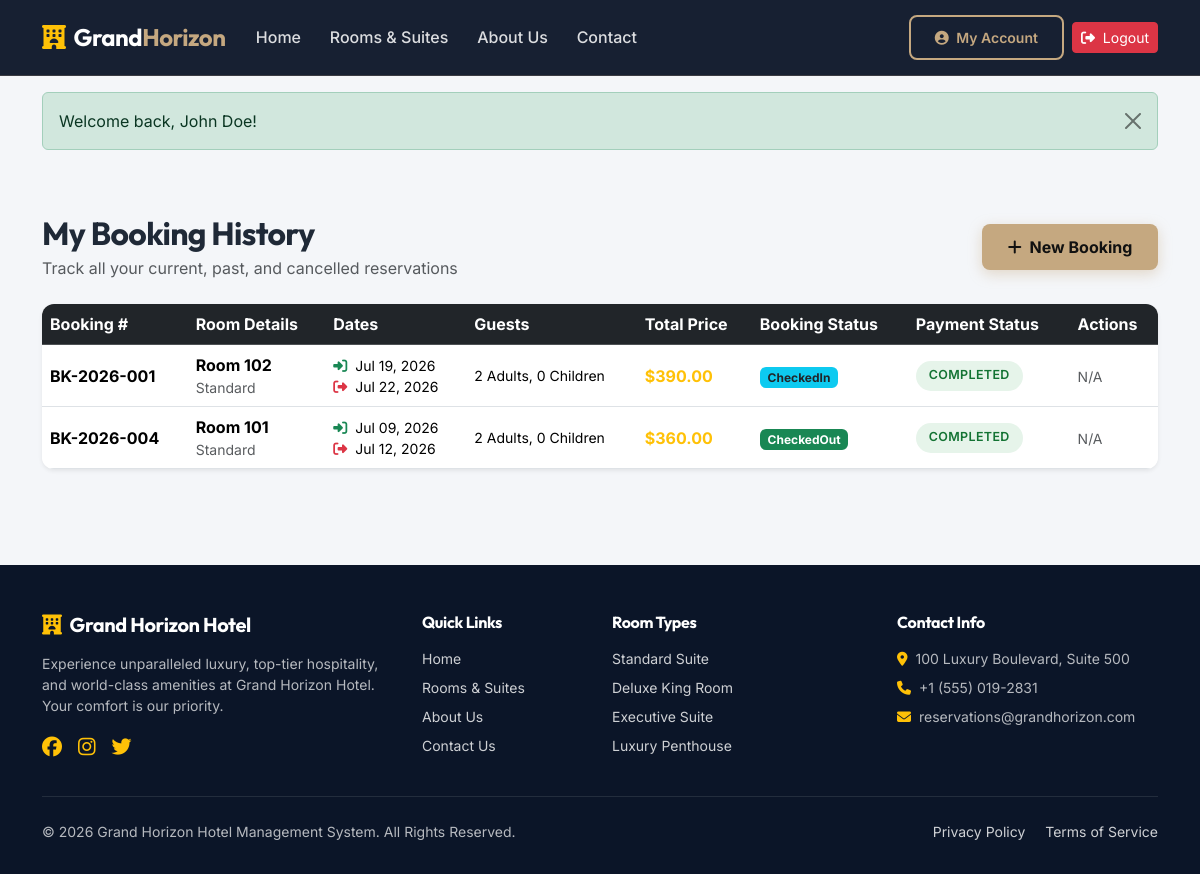
Screenshot of /customer/booking_history.php (signed in) with the database file from the repository.
### tables this page shows
CREATE TABLE IF NOT EXISTS `bookings` (
  `id` INT AUTO_INCREMENT PRIMARY KEY,
  `booking_no` VARCHAR(20) NOT NULL UNIQUE,
  `customer_id` INT NOT NULL,
  `room_id` INT NOT NULL,
  `check_in` DATE NOT NULL,
  `check_out` DATE NOT NULL,
  `adults` INT NOT NULL DEFAULT 1,
  `children` INT NOT NULL DEFAULT 0,
  `total_days` INT NOT NULL,
  `total_price` DECIMAL(10, 2) NOT NULL,
  `status` ENUM('Pending', 'Confirmed', 'CheckedIn', 'CheckedOut', 'Cancelled') DEFAULT 'Pending',
  `created_at` TIMESTAMP DEFAULT CURRENT_TIMESTAMP,
  `updated_at` TIMESTAMP DEFAULT CURRENT_TIMESTAMP ON UPDATE CURRENT_TIMESTAMP,
  FOREIGN KEY (`customer_id`) REFERENCES `users`(`id`) ON DELETE CASCADE,
  FOREIGN KEY (`room_id`) REFERENCES `rooms`(`id`) ON DELETE CASCADE
);

CREATE TABLE IF NOT EXISTS `rooms` (
  `id` INT AUTO_INCREMENT PRIMARY KEY,
  `room_number` VARCHAR(50) NOT NULL UNIQUE,
  `room_type` ENUM('Standard', 'Deluxe', 'Suite', 'Family', 'Luxury') NOT NULL,
  `price` DECIMAL(10, 2) NOT NULL,
  `capacity` INT NOT NULL DEFAULT 2,
  `floor_number` INT NOT NULL,
  `description` TEXT DEFAULT NULL,
  `image` VARCHAR(255) DEFAULT 'default_room.jpg',
  `status` ENUM('Available', 'Booked', 'Occupied', 'Maintenance') DEFAULT 'Available',
  `created_at` TIMESTAMP DEFAULT CURRENT_TIMESTAMP,
  `updated_at` TIMESTAMP DEFAULT CURRENT_TIMESTAMP ON UPDATE CURRENT_TIMESTAMP
);

CREATE TABLE IF NOT EXISTS `payments` (
  `id` INT AUTO_INCREMENT PRIMARY KEY,
  `booking_id` INT NOT NULL,
  `payment_no` VARCHAR(20) NOT NULL UNIQUE,
  `amount` DECIMAL(10, 2) NOT NULL,
  `payment_method` VARCHAR(50) NOT NULL DEFAULT 'Credit Card',
  `payment_status` ENUM('Pending', 'Completed', 'Refunded') DEFAULT 'Pending',
  `transaction_id` VARCHAR(100) DEFAULT NULL,
  `payment_date` DATETIME DEFAULT CURRENT_TIMESTAMP,
  FOREIGN KEY (`booking_id`) REFERENCES `bookings`(`id`) ON DELETE CASCADE
);

### includes/auth.php (called while the page is built, shortened)
<?php
require_once __DIR__ . '/db_connect.php';
function isLoggedIn() {
    return isset($_SESSION['user_id']) && !empty($_SESSION['user_id']);
}
function getUserRole() {
    return $_SESSION['role'] ?? null;
}
function isAdmin() {
    return isLoggedIn() && (getUserRole() === 'admin' || getUserRole() === 'staff');
}

### customer/booking_history.php (the view, shortened to what this page needs)
<?php
require_once __DIR__ . '/../includes/db_connect.php';
require_once __DIR__ . '/../includes/auth.php';
$user = getLoggedInUser($pdo);
$stmt = $pdo->prepare("SELECT b.*, r.room_number, r.room_type, p.payment_status, p.payment_method
    FROM bookings b
    JOIN rooms r ON b.room_id = r.id
    LEFT JOIN payments p ON p.booking_id = b.id
    WHERE b.customer_id = ?
    ORDER BY b.created_at DESC");
$stmt->execute([$user['id']]);
$bookings = $stmt->fetchAll();
require_once __DIR__ . '/../includes/header.php';
?>
<div class="container py-5">
    <div class="d-flex justify-content-between align-items-center mb-4">
        <div>
            <h2 class="fw-bold mb-1">My Booking History</h2>
            <p class="text-muted mb-0">Track all your current, past, and cancelled reservations</p>
        </div>
        <a href="make_booking.php" class="btn btn-accent fw-bold"><i class="fas fa-plus me-1"></i> New Booking</a>
    </div>
    <div class="card card-custom border-0 shadow-sm overflow-hidden">
        <div class="table-responsive">
            <table class="table table-hover align-middle mb-0">
                <thead class="table-dark">
                    <tr>
                        <th>Booking #</th>
                        <th>Room Details</th>
                        <th>Dates</th>
                        <th>Guests</th>
                        <th>Total Price</th>
                        <th>Booking Status</th>
                        <th>Payment Status</th>
                        <th>Actions</th>
                    </tr>
                </thead>
                <tbody>
                    <?php if (!empty($bookings)): ?>
                        <?php foreach ($bookings as $b): ?>
                            <?php
                                $b_status = $b['status'];
                                $badge_b = 'bg-secondary';
                                if ($b_status === 'CheckedIn') $badge_b = 'bg-info text-dark';
                                if ($b_status === 'CheckedOut') $badge_b = 'bg-success';
                                $p_status = $b['payment_status'] ?? 'Pending';
                                $badge_p = ($p_status === 'Completed') ? 'badge-completed' : 'badge-pending';
                            ?>
                            <tr>
                                <td><strong class="text-navy"><?= htmlspecialchars($b['booking_no']) ?></strong></td>
                                <td>
                                    <strong>Room <?= htmlspecialchars($b['room_number']) ?></strong>
                                    <span class="d-block small text-muted"><?= htmlspecialchars($b['room_type']) ?></span>
                                </td>
                                <td class="small">
                                    <div><i class="fas fa-sign-in-alt text-success me-1"></i> <?= date('M d, Y', strtotime($b['check_in'])) ?></div>
                                    <div><i class="fas fa-sign-out-alt text-danger me-1"></i> <?= date('M d, Y', strtotime($b['check_out'])) ?></div>
                                </td>
                                <td class="small"><?= $b['adults'] ?> Adults, <?= $b['children'] ?> Children</td>
                                <td><strong class="text-warning fs-6">$<?= number_format($b['total_price'], 2) ?></strong></td>
                                <td><span class="badge <?= $badge_b ?>"><?= htmlspecialchars($b['status']) ?></span></td>
                                <td><span class="badge-status <?= $badge_p ?>"><?= htmlspecialchars($p_status) ?></span></td>
                                <td>
                                    <?php if ($b['status'] === 'Pending'): ?>
                                        <a href="booking_history.php?cancel_id=<?= $b['id'] ?>" class="btn btn-sm btn-outline-danger" onclick="return confirm('Are you sure you want to cancel this booking?');">
                                            Cancel
                                        </a>
                                    <?php else: ?>
                                        <span class="text-muted small">N/A</span>
                                    <?php endif; ?>
                                </td>
                            </tr>
                        <?php endforeach; ?>
                    <?php else: ?>
                        <tr>
                            <td colspan="8" class="text-center py-4 text-muted">You have no reservation records yet.</td>
                        </tr>
                    <?php endif; ?>
                </tbody>
            </table>
        </div>
    </div>
</div>
<?php require_once __DIR__ . '/../includes/footer.php'; ?>

### includes/header.php (shortened to what this page needs)
<?php
require_once __DIR__ . '/db_connect.php';
require_once __DIR__ . '/auth.php';
$currentPage = basename($_SERVER['PHP_SELF']);
?>
<!DOCTYPE html>
<html lang="en">
<head>
    <link href="https://cdn.jsdelivr.net/npm/bootstrap@5.3.2/dist/css/bootstrap.min.css" rel="stylesheet">
    <link rel="stylesheet" href="https://cdnjs.cloudflare.com/ajax/libs/font-awesome/6.4.2/css/all.min.css">
    <link rel="stylesheet" href="/css/style.css">
</head>
<body>
<nav class="navbar navbar-expand-lg navbar-dark navbar-custom sticky-top">
    <div class="container">
        <a class="navbar-brand fw-bold" href="/index.php">
            <i class="fas fa-hotel text-warning me-2"></i>Grand<span>Horizon</span>
        </a>
        <div class="collapse navbar-collapse" id="navbarMain">
            <ul class="navbar-nav me-auto mb-2 mb-lg-0">
                <li class="nav-item">
                    <a class="nav-link <?= ($currentPage == 'index.php') ? 'active' : '' ?>" href="/index.php">Home</a>
                </li>
                <li class="nav-item">
                    <a class="nav-link <?= ($currentPage == 'rooms.php') ? 'active' : '' ?>" href="/rooms.php">Rooms & Suites</a>
                </li>
                <li class="nav-item">
                    <a class="nav-link <?= ($currentPage == 'about.php') ? 'active' : '' ?>" href="/about.php">About Us</a>
                </li>
                <li class="nav-item">
                    <a class="nav-link <?= ($currentPage == 'contact.php') ? 'active' : '' ?>" href="/contact.php">Contact</a>
                </li>
            </ul>
            <div class="d-flex align-items-center gap-2">
                <?php if (isLoggedIn()): ?>
                    <?php if (isAdmin()): ?>
                        <a href="/admin/dashboard.php" class="btn btn-outline-accent btn-sm">
                            <i class="fas fa-user-shield me-1"></i> Admin Portal
                        </a>
                    <?php else: ?>
                        <a href="/customer/dashboard.php" class="btn btn-outline-accent btn-sm">
                            <i class="fas fa-user-circle me-1"></i> My Account
                        </a>
                    <?php endif; ?>
                    <a href="/logout.php" class="btn btn-sm btn-danger">
                        <i class="fas fa-sign-out-alt me-1"></i> Logout
                    </a>
                <?php else: ?>
                    <a href="/login.php" class="btn btn-outline-light btn-sm px-3">Login</a>
                    <a href="/register.php" class="btn btn-accent btn-sm px-3">Register</a>
                <?php endif; ?>
            </div>
        </div>
    </div>
</nav>
<div class="container mt-3">
    <?= get_flash_message(); ?>
</div>

### includes/db_connect.php (shortened to what this page needs)
<?php
function get_flash_message() {
    if (isset($_SESSION['flash_message'])) {
        $type = $_SESSION['flash_type'] ?? 'info';
        $message = $_SESSION['flash_message'];
        $bs_class = ($type === 'error') ? 'danger' : $type;
        return "<div class='alert alert-{$bs_class} alert-dismissible fade show' role='alert'>
                    " . htmlspecialchars($message) . "
                    <button type='button' class='btn-close' data-bs-dismiss='alert' aria-label='Close'></button>
                </div>";
    }
    return '';
}

### includes/footer.php (shortened to what this page needs)
<footer class="mt-5">
    <div class="container">
        <div class="row g-4 mb-4">
            <div class="col-lg-4">
                <h5 class="text-white mb-3"><i class="fas fa-hotel text-warning me-2"></i>Grand Horizon Hotel</h5>
                <p class="small text-light-50">Experience unparalleled luxury, top-tier hospitality, and world-class amenities at Grand Horizon Hotel. Your comfort is our priority.</p>
                <div class="d-flex gap-3 text-warning fs-5">
                    <a href="#" class="text-warning"><i class="fab fa-facebook"></i></a>
                    <a href="#" class="text-warning"><i class="fab fa-instagram"></i></a>
                    <a href="#" class="text-warning"><i class="fab fa-twitter"></i></a>
                </div>
            </div>
            <div class="col-lg-2 col-md-4">
                <h6 class="text-white mb-3">Quick Links</h6>
                <ul class="list-unstyled small">
                    <li class="mb-2"><a href="/index.php">Home</a></li>
                    <li class="mb-2"><a href="/rooms.php">Rooms & Suites</a></li>
                    <li class="mb-2"><a href="/about.php">About Us</a></li>
                    <li class="mb-2"><a href="/contact.php">Contact Us</a></li>
                </ul>
            </div>
            <div class="col-lg-3 col-md-4">
                <h6 class="text-white mb-3">Room Types</h6>
                <ul class="list-unstyled small">
                    <li class="mb-2"><a href="/rooms.php?type=Standard">Standard Suite</a></li>
                    <li class="mb-2"><a href="/rooms.php?type=Deluxe">Deluxe King Room</a></li>
                    <li class="mb-2"><a href="/rooms.php?type=Suite">Executive Suite</a></li>
                    <li class="mb-2"><a href="/rooms.php?type=Luxury">Luxury Penthouse</a></li>
                </ul>
            </div>
            <div class="col-lg-3 col-md-4">
                <h6 class="text-white mb-3">Contact Info</h6>
                <ul class="list-unstyled small text-light-50">
                    <li class="mb-2"><i class="fas fa-map-marker-alt me-2 text-warning"></i>100 Luxury Boulevard, Suite 500</li>
                    <li class="mb-2"><i class="fas fa-phone me-2 text-warning"></i>+1 (555) 019-2831</li>
                    <li class="mb-2"><i class="fas fa-envelope me-2 text-warning"></i>reservations@grandhorizon.com</li>
                </ul>
            </div>
        </div>
        <hr class="border-secondary">
        <div class="row align-items-center small text-light-50 py-2">
            <div class="col-md-6 text-center text-md-start">
                &copy; <?= date('Y') ?> Grand Horizon Hotel Management System. All Rights Reserved.
            </div>
            <div class="col-md-6 text-center text-md-end">
                <a href="#" class="me-3">Privacy Policy</a>
                <a href="#">Terms of Service</a>
            </div>
        </div>
    </div>
</footer>
</body>
</html>

### css/style.css (style rules this page uses)
:root { --primary: #0B1528; --primary-light: #182642; --accent: #C5A880; --accent-hover: #B39467; --accent-light: #F4EFEA; --dark: #0A0F1D; --light: #F8F9FA; --surface: #FFFFFF; --gray-100: #F3F4F6; --gray-200: #E5E7EB; --gray-600: #4B5563; --gray-800: #1F2937; --success: #10B981; --warning: #F59E0B; --danger: #EF4444; --info: #3B82F6; --font-heading: 'Outfit', sans-serif; --font-body: 'Inter', sans-serif; --shadow-sm: 0 2px 4px rgba(11, 21, 40, 0.04); --shadow-md: 0 10px 25px -5px rgba(11, 21, 40, 0.08), 0 8px 10px -6px rgba(11, 21, 40, 0.04); --shadow-lg: 0 20px 35px -10px rgba(11, 21, 40, 0.15); --radius: 12px; --transition: all 0.3s cubic-bezier(0.4, 0, 0.2, 1); }
body { font-family: var(--font-body); background-color: #F4F6F9; color: var(--gray-800); display: flex; flex-direction: column; min-height: 100vh; }
h1, h2, h3, h4, h5, h6, .navbar-brand { font-family: var(--font-heading); font-weight: 700; letter-spacing: -0.02em; }
.navbar-custom { background: rgba(11, 21, 40, 0.95); backdrop-filter: blur(12px); border-bottom: 1px solid rgba(197, 168, 128, 0.2); padding: 0.9rem 0; transition: var(--transition); }
.navbar-custom .navbar-brand { color: #FFFFFF; font-size: 1.5rem; }
.navbar-custom .navbar-brand span { color: var(--accent); }
.navbar-custom .nav-link { color: rgba(255, 255, 255, 0.85); font-weight: 500; margin: 0 0.4rem; padding: 0.5rem 0.8rem; border-radius: 6px; transition: var(--transition); }
.btn-accent { background-color: var(--accent); color: #111; font-weight: 600; padding: 0.7rem 1.6rem; border-radius: 8px; border: none; transition: var(--transition); box-shadow: 0 4px 14px rgba(197, 168, 128, 0.4); }
.btn-outline-accent { border: 2px solid var(--accent); color: var(--accent); font-weight: 600; padding: 0.65rem 1.5rem; border-radius: 8px; background: transparent; transition: var(--transition); }
.card-custom { background: var(--surface); border-radius: var(--radius); border: 1px solid var(--gray-200); box-shadow: var(--shadow-sm); transition: var(--transition); overflow: hidden; }
.badge-status { padding: 0.35rem 0.8rem; border-radius: 30px; font-weight: 600; font-size: 0.78rem; letter-spacing: 0.03em; text-transform: uppercase; display: inline-block; }
.badge-completed { background-color: #E6F4EA; color: #137333; }
footer { margin-top: auto; background-color: var(--primary); color: rgba(255, 255, 255, 0.7); padding: 3rem 0 1.5rem; }
footer a { color: rgba(255, 255, 255, 0.8); text-decoration: none; transition: var(--transition); }

### rows the page displays
bookings: booking_no "BK-2026-001", room.room_number "102", room.room_type "Standard", check_in "Jul 19, 2026", check_out "Jul 22, 2026", adults "2", children "0", total_price "390.00", status "CheckedIn", payments.payment_status "COMPLETED", shows "N/A"
bookings: booking_no "BK-2026-004", room.room_number "101", room.room_type "Standard", check_in "Jul 09, 2026", check_out "Jul 12, 2026", adults "2", children "0", total_price "360.00", status "CheckedOut", payments.payment_status "COMPLETED", shows "N/A"

### other values shown
$message "Welcome back, John Doe!"
